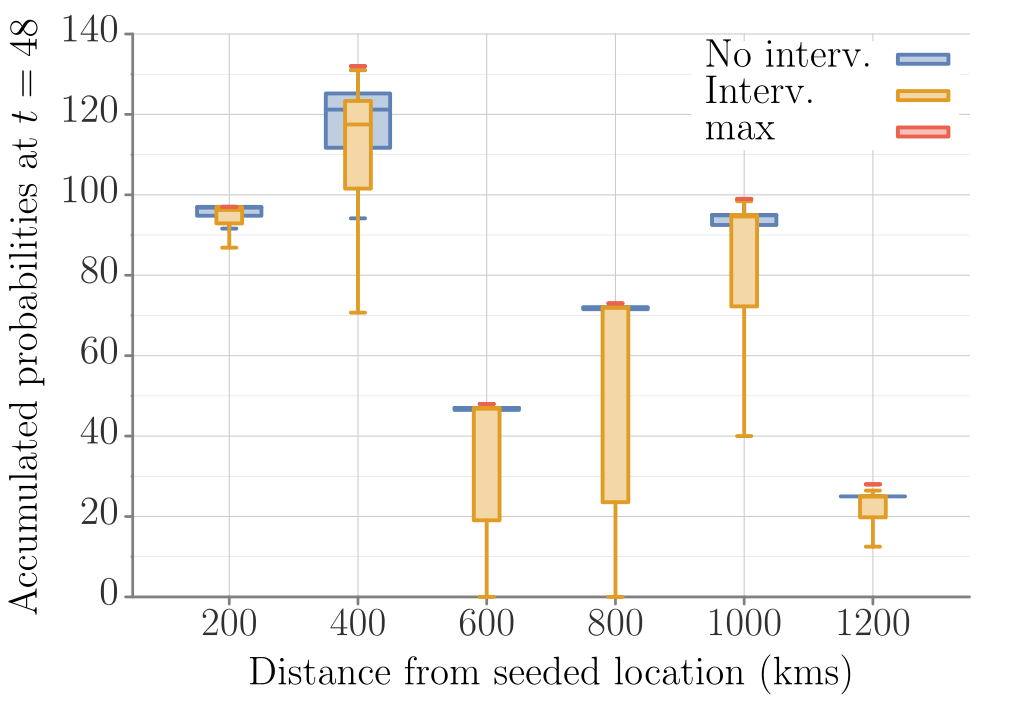

Write gnuplot code to recreate this figure.
##### terminal
clear
# set loadpath '~/Dropbox/proj/gp/src'
set term tikz standalone size 12.5cm,8.75cm font ",14" gparrows scale 2,2 textscale 2
set datafile separator ','

##### output
set output 'VN_dist_prob_B_box.tex'

##### bg: bg color, axes, grid, tics
##### http://www.colourlovers.com/palette/268142/Danger_Mouse
Danger='#F84934'; # red
Shoes='#4D5E5F'; # grey
##### Rand Olson
roBlue='#1F77B4';
roRed='#D62728';
# border
set style line 21 lt 1 lc rgb '#808080' 
set border 3 back ls 21 lw 5
# grid
set style line 22 lt 2 lc rgb '#CCCCCC' lw 2
set style line 23 lt 2 lc rgb '#DDDDDD' lw 1
set grid xtics mxtics ytics mytics back ls 22, ls 23
# tics
set tics textcolor rgb '#303030'
set tics nomirror out scale 1,.1
set mxtics 2
set mytics 2

##### load default linestyles
set style increment user
# taken care of in terminal
do for [i=1:15] { set style line i lt 1 lw 7 }

##### line colors
# mathematica default
DarkBlue= '#5e82b5'
Orange=   '#e09c24'
Green=    '#8fb030'
Red=      '#eb634f'
Purple=   '#8778b3'
Brown=    '#c46e1a'
LightBlue='#5c9ec7'
Yellow=   '#FDBF6F'
MATHEMATICA="#5e82b5 #e09c24 #8fb030 #eb634f #8778b3 #c46e1a #5c9ec7 #FDBF6F"
do for[i=1:8] {set style line i lc rgb word(MATHEMATICA,i)}
####

##### data style
set style data linespoints;
set style line 1 pt 5
set style line 2 pt 7
set style line 3 pt 13
set style line 4 pt 17
set style line 5 pt 4
set style line 6 pt 6
set style line 7 pt 12
set style line 8 pt 16
#
set pointintervalbox 4.5
do for [i=1:15] {set style line i ps 2.75 pi -1}

# NOTE: offsets should be a function of font sizes
##### key
set key t l Left spacing 2 width 5 opaque font ",15"

##### tics (note that tics are also set in theme)
set xtics font ",15" offset 0,.2
set ytics font ",15" offset 1.5,0

##### plot
set title font ",15" "" offset -3,.3
set xlabel "Distance from seeded location (kms)" offset 0,0 font ",15"
set ylabel "Accumulated probabilities at $t=48$" offset -2,0 font ",15"


unset title;        set key r t width 8;        set xlabel offset 0,.7;        set style line 1 lw 7;        set style line 2 lw 7;        set style data boxplot;        set style boxplot nooutliers;        set xtics offset 0,-.4;

plot    'model-B_s2_48.csv' u (1.0):2:(.5):1 ls 1 fill solid .4 ti 'No interv.',    'model-B_s5_48.csv' u (1.0):2:(.2):1 ls 2 fill solid .4 ti 'Interv.',    '.cell_count_rep.csv' u (1.0):2:(.1):1 ls 4 fill solid .4 ti 'max'

#set term x11 reset;
